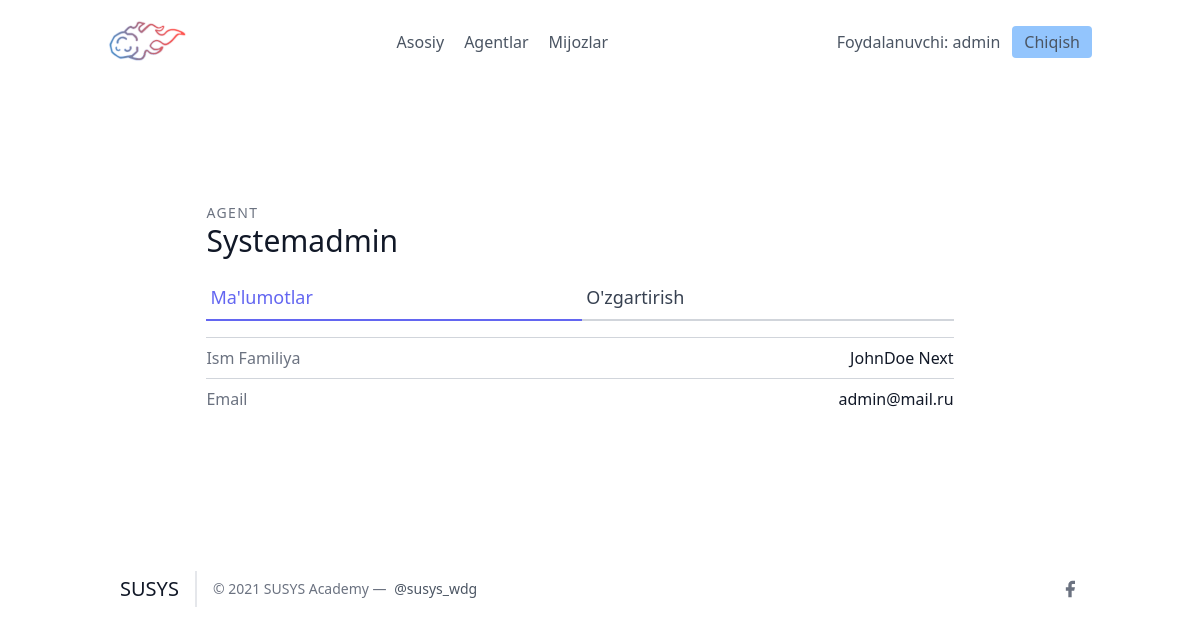
Page /agents/1/ (signed in) on the committed database.
### leads/models.py (models this page shows, shortened)
class User(AbstractUser):
    is_organisor = models.BooleanField(default=True)
    is_agent = models.BooleanField(default=False)

class Agent(models.Model):
    user = models.OneToOneField(User, on_delete=models.CASCADE)
    organisation = models.ForeignKey(UserProfile, on_delete=models.CASCADE)

### agents/views.py (the view)
# urls.py: path('<int:pk>/', AgentDetailView.as_view(), name='agent-detail'),
class AgentDetailView(OrganiserAndLoginRequiredMixin, generic.DetailView):
    template_name = "agents/agents_detail.html"
    context_object_name = "agent"
    def get_queryset(self):
        organisation = self.request.user.userprofile
        return Agent.objects.filter(organisation=organisation)

### agents/mixins.py (called while the page is built)
    def dispatch(self, request, *args, **kwargs):
        if not request.user.is_authenticated or not request.user.is_organisor:
            return redirect("login")
        return super().dispatch(request, *args, **kwargs)

### agents/templates/agents/agents_detail.html
{% extends "base.html" %}
{% block content %}
<section class="text-gray-700 body-font overflow-hidden">
    <div class="container px-5 py-24 mx-auto">
      <div class="lg:w-4/5 mx-auto flex flex-wrap">
        <div class="w-full lg:pr-10 lg:py-6 mb-6 lg:mb-0">
            <h2 class="text-sm title-font text-gray-500 tracking-widest">AGENT</h2>
            <h1 class="text-gray-900 text-3xl title-font font-medium mb-4">{{ agent.user.username }}</h1>
            <div class="flex mb-4">
                <a href="{% url 'agents:agent-detail' agent.pk %}" class="flex-grow text-indigo-500 border-b-2 border-indigo-500 py-2 text-lg px-1">
                    Ma'lumotlar
                </a>
                <a href="{% url 'agents:agent-update' agent.pk %}" class="flex-grow border-b-2 border-gray-300 py-2 text-lg px-1">
                    O'zgartirish
                </a>
            </div>
            <div class="flex border-t border-gray-300 py-2">
                <span class="text-gray-500">Ism Familiya</span>
                <span class="ml-auto text-gray-900">{{ agent.user.first_name }} {{ agent.user.last_name }}</span>
            </div>
            <div class="flex border-t border-gray-300 py-2">
                <span class="text-gray-500">Email</span>
                <span class="ml-auto text-gray-900">{{ agent.user.email }}</span>
            </div>
        </div>
      </div>
    </div>
  </section>
{% endblock content %}

### frontend/details/navbar.html
{% load static %}
<header class="text-gray-600 body-font">
  <div class="container mx-auto flex flex-wrap p-5 flex-col md:flex-row items-center">
    <a class="flex title-font font-medium items-center text-gray-900 mb-4 md:mb-0">
      <img src="{% static 'images/logo.png' %}" style="width: 80px;" alt="Logo">
    </a>
    <nav class="md:ml-auto md:mr-auto flex flex-wrap items-center text-base justify-center">
      <a href="/" class="mr-5 hover:text-gray-900">Asosiy</a>
    {% if not request.user.is_authenticated %}
      </nav>
        <button class="inline-flex items-center bg-blue-300 border-0 py-1 px-3 focus:outline-none hover:bg-blue-200 rounded text-base mt-4 md:mt-0" style="margin-right: 20px">
          <a  href="{% url 'signup' %}">Ro'yxatdan o'tish
          </a>
        </button>
      {% else %}
      {% if request.user.is_organisor %}
        <a href="/agents/" class="mr-5 hover:text-gray-900">Agentlar</a>
      {% endif %}
        <a href="/leads/" class="mr-5 hover:text-gray-900">Mijozlar</a>
      </nav>
    {% endif %}
    {% if request.user.is_authenticated %}
      Foydalanuvchi: {{ request.user.username }}
      <button class="ml-3 inline-flex items-center bg-blue-300 border-0 py-1 px-3 focus:outline-none hover:bg-blue-200 rounded text-base mt-4 md:mt-0">
        <a  href="{% url 'logout' %}">Chiqish
        </a>
      </button>
    {% else %}
    <button class="inline-flex items-center bg-blue-300 border-0 py-1 px-3 focus:outline-none hover:bg-blue-200 rounded text-base mt-4 md:mt-0">
      <a href="{% url 'login' %}">Kirish
    </a>
    </button>
    {% endif %}
  </div>
</header>

### rows in the picture
User: user.username "admin"
Agent: user.username "Systemadmin", user.first_name "JohnDoe", user.last_name "Next", user.email "admin@mail.ru"
